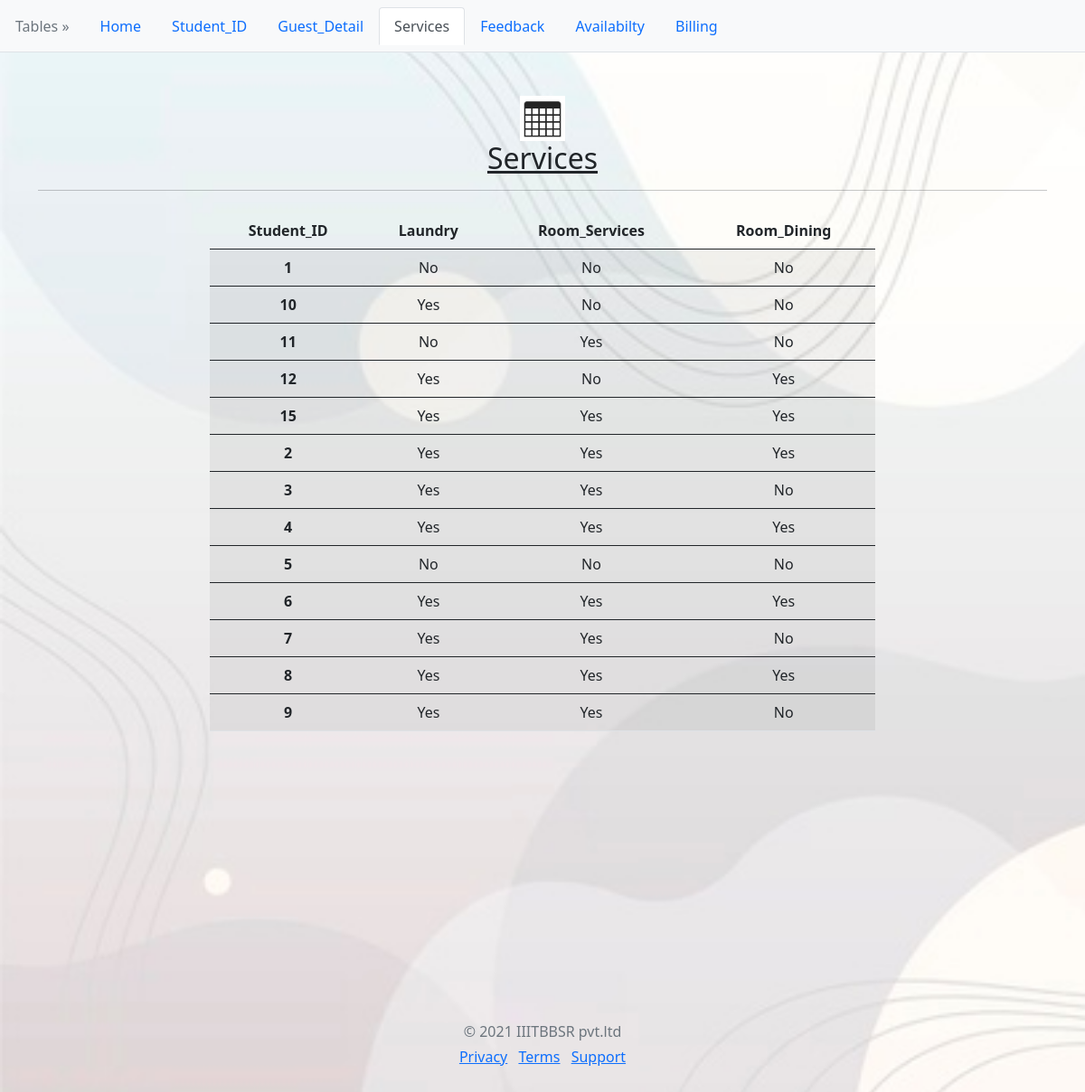
Page /table3.php on the committed database.
### tables this page shows
CREATE TABLE `services` (
  `Student_ID` varchar(255) NOT NULL,
  `Laundry` varchar(255) DEFAULT NULL,
  `Room_Services` varchar(255) DEFAULT NULL,
  `Room_Dinning` varchar(255) DEFAULT NULL,
  PRIMARY KEY (`Student_ID`)
);

### table3.php (the view, shortened to what this page needs)
<?php
$servername = "localhost";
$username = "root";
$password = "12345";
$dbname = "IIIT_BH_GuestHouse";
$conn = mysqli_connect($servername, $username, $password, $dbname);
?>
<!doctype html>
<html lang="en">
  <head>
     <link href="https://cdn.jsdelivr.net/npm/bootstrap@5.0.0-beta2/dist/css/bootstrap.min.css" rel="stylesheet">
  </head>
  <body class="bg-light">
    <ul class="nav nav-tabs navbar navbar-expand-lg navbar-light bg-light">
    <li class="nav-item">
          <a class="nav-link disabled" href="#">Tables &raquo;</a>
        </li>
        <li class="nav-item">
          <a class="nav-link" href="index.php">Home</a>
        </li>
        <li class="nav-item">
          <a class="nav-link" href="table.php">Student_ID</a>
        </li>
        <li class="nav-item">
          <a class="nav-link" href="table2.php">Guest_Detail</a>
        </li>
        <li class="nav-item">
          <a class="nav-link active" href="table3.php">Services</a>
        </li>
        <li class="nav-item">
          <a class="nav-link" href="table4.php">Feedback</a>
        </li>
        <li class="nav-item">
          <a class="nav-link" href="table5.php">Availabilty</a>
        </li>
        <li class="nav-item">
          <a class="nav-link" href="table6.php">Billing</a>
        </li>
      </ul>
        <div class="container">
          <div class="py-5 text-center">
          <img src="img/table.png" width="50" height="50" alt="---"><br>
            <h2><u>Services</u></h2>
            <hr class="mb-4">
            <div class="row">
            <div class="col-md-2 mb-3">
            </div>
            <div class="col-md-8 mb-3">
            <?php
                $sql = "SELECT * FROM SERVICES";
                $result = mysqli_query($conn, $sql);
                if (mysqli_num_rows($result) > 0)
                {
                  echo'<table class="table table-striped">
                  <thead>
                      <tr>
                      <th scope="col">Student_ID</th>
                      <th scope="col">Laundry</th>
                      <th scope="col">Room_Services</th>
                      <th scope="col">Room_Dining</th>
                      </tr>
                  </thead>';
                  while($row = mysqli_fetch_assoc($result))
                  {
                    echo '<tbody>
                    <tr>
                    <th scope="row">'.$row["Student_ID"].'</th>
                    <td>'.$row["Laundry"].'</td>
                    <td>'.$row["Room_Services"].'</td>
                    <td>'.$row["Room_Dinning"].'</td>
                    </tr>';
                  }
                  echo'</tbody>
                  </table>';
                }
                else
                {
                  echo "0 results";
                }
            ?>
            </div>
            <div class="col-md-2 mb-3">
            </div>
        </div>
          </div>
        </div>
        <br><br><br><br><br><br>
        <footer class="my-5 pt-5 text-muted text-center text-small">
        <p class="mb-1">&copy; 2021 IIITBBSR pvt.ltd</p>
        <ul class="list-inline">
          <li class="list-inline-item"><a href="#">Privacy</a></li>
          <li class="list-inline-item"><a href="#">Terms</a></li>
          <li class="list-inline-item"><a href="#">Support</a></li>
        </ul>
      </footer>
  </body>
</html>

### table3.php (style rules this page uses)
body { background-image: url('img/back11.jpg'); background-repeat: no-repeat; background-attachment: fixed; background-size: cover; }

### rows in the picture
services: Student_ID "1", Laundry "No", Room_Services "No", Room_Dinning "No"
services: Student_ID "10", Laundry "Yes", Room_Services "No", Room_Dinning "No"
services: Student_ID "11", Laundry "No", Room_Services "Yes", Room_Dinning "No"
services: Student_ID "12", Laundry "Yes", Room_Services "No", Room_Dinning "Yes"
services: Student_ID "15", Laundry "Yes", Room_Services "Yes", Room_Dinning "Yes"
services: Student_ID "2", Laundry "Yes", Room_Services "Yes", Room_Dinning "Yes"
services: Student_ID "3", Laundry "Yes", Room_Services "Yes", Room_Dinning "No"
services: Student_ID "4", Laundry "Yes", Room_Services "Yes", Room_Dinning "Yes"
services: Student_ID "5", Laundry "No", Room_Services "No", Room_Dinning "No"
services: Student_ID "6", Laundry "Yes", Room_Services "Yes", Room_Dinning "Yes"
services: Student_ID "7", Laundry "Yes", Room_Services "Yes", Room_Dinning "No"
services: Student_ID "8", Laundry "Yes", Room_Services "Yes", Room_Dinning "Yes"
services: Student_ID "9", Laundry "Yes", Room_Services "Yes", Room_Dinning "No"
